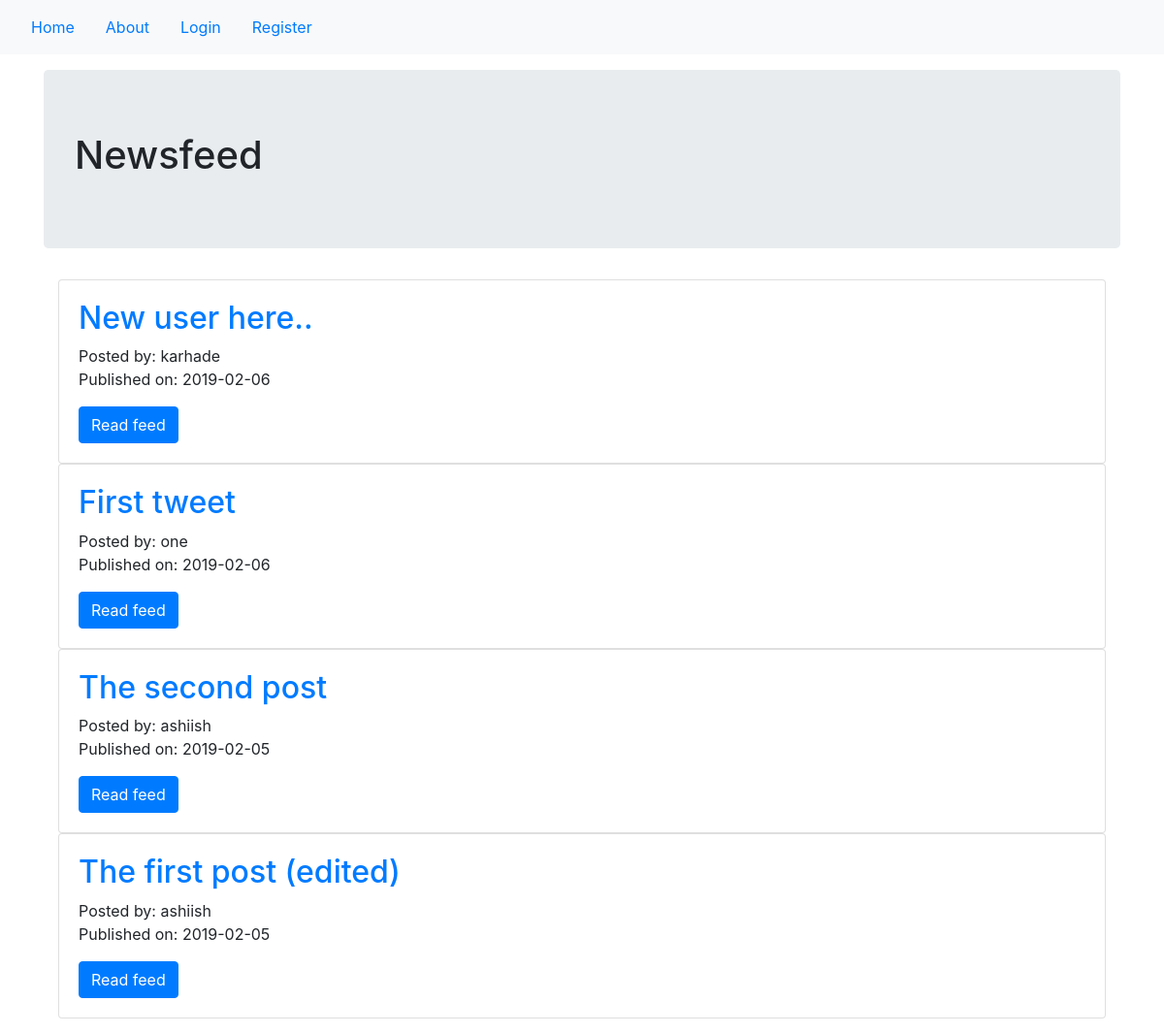
The page / on the database its author committed.
### newsfeed/models.py (models this page shows, shortened)
class News(db.Model):
    users = db.relationship(User)
    id = db.Column(db.Integer, primary_key=True)
    user_id = db.Column(db.Integer, db.ForeignKey('users.id'), nullable=False)
    date = db.Column(db.DateTime, nullable=False, default=datetime.utcnow)
    title = db.Column(db.String(140), nullable=False)
    text = db.Column(db.Text, nullable=False)

class User(db.Model, UserMixin):
    __tablename__ = 'users'
    id = db.Column(db.Integer, primary_key=True)
    profile_image = db.Column(db.String(64), nullable=False, default='default_profile.png')
    email = db.Column(db.String(64), unique=True, index=True)
    username = db.Column(db.String(64), unique=True, index=True)
    password_hash = db.Column(db.String(128))
    posts = db.relationship('News', backref='author', lazy=True)

### newsfeed/core/views.py (the view)
@core.route('/')
def index():
    page = request.args.get('page',1,type=int)
    news_feed = News.query.order_by(News.date.desc()).paginate(page=page, per_page=10)
    return render_template('index.html', news_feed=news_feed)

### newsfeed/templates/index.html (shortened to what this page needs)
{% extends "base.html" %}
{% block content %}
<div class="jumbotron">
    <h1> Newsfeed </h1>
</div>
<div class="container">
    {% for post in news_feed.items %}
    <div class="card">
        <div class="card-body">
            <h2> <a class="card-title" href="{{ url_for('news_feed.news_feed', news_feed_id=post.id) }}">{{post.title}}</a> </h2>
            Posted by: {{ post.author.username }}
            <p>Published on: {{ post.date.strftime('%Y-%m-%d') }}</p>
            <a class="btn btn-primary" href="{{ url_for('news_feed.news_feed', news_feed_id=post.id) }}">Read feed</a>
        </div>
    </div>
    {% endfor %}
</div>
{% endblock %}

### rows shown on the page
News: title "New user here..", author.username "karhade", date "2019-02-06"
News: title "First tweet", author.username "one", date "2019-02-06"
News: title "The second post", author.username "ashiish", date "2019-02-05"
News: title "The first post (edited)", author.username "ashiish", date "2019-02-05"
